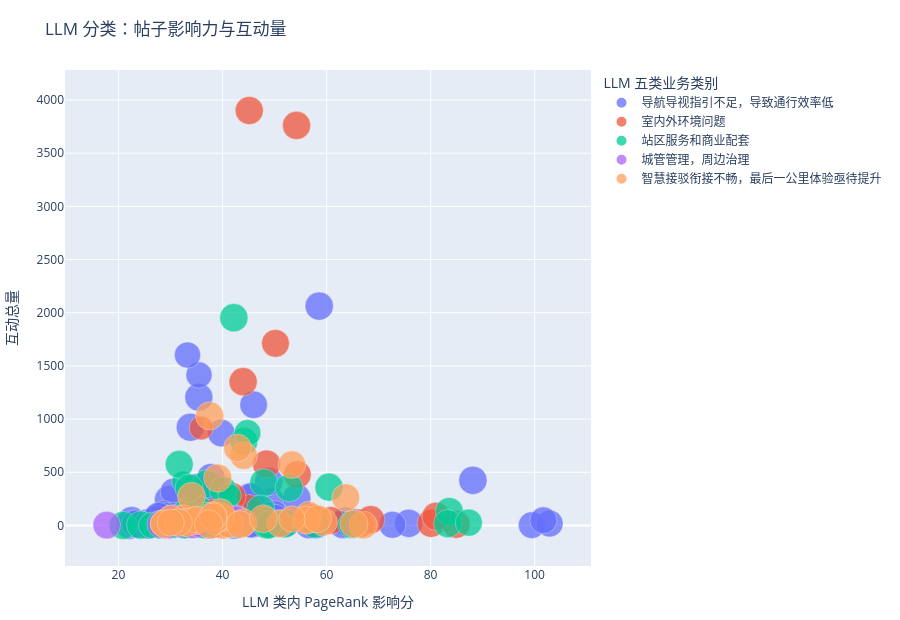

Source (notebook cell):
### Code cell
# LLM 分类帖子级影响力图：每个点是一条帖子。
llm_post_df = result_df.copy()
llm_post_df["文本预览"] = llm_post_df["source_content"].fillna(llm_post_df["content"]).map(lambda text: clean_preview(text, max_chars=90))
llm_post_df["风险气泡"] = llm_post_df["矛盾风险度"].clip(lower=1)

fig_llm_posts = px.scatter(
    llm_post_df,
    x="llm_impact_score",
    y="互动总量",
    color="llm_category_label",
    size="风险气泡",
    hover_data={
        "station": True,
        "llm_category_label": True,
        "llm_impact_score": ":.2f",
        "llm_network_centrality": ":.1f",
        "矛盾风险度": ":.1f",
        "文本预览": True,
        "风险气泡": False,
    },
    title="LLM 分类：帖子影响力与互动量",
    labels={"llm_impact_score": "LLM 类内 PageRank 影响分", "llm_category_label": "LLM 五类业务类别"},
)
fig_llm_posts.update_traces(marker={"opacity": 0.75, "line": {"width": 0.4, "color": "white"}})
fig_llm_posts.update_layout(height=620, margin={"l": 60, "r": 260, "t": 70, "b": 50}, legend_title_text="LLM 五类业务类别")
fig_llm_posts.show()

llm_posts_path = RESULT_PATH.with_name("llm_business_category_post_influence.html")
fig_llm_posts.write_html(llm_posts_path, include_plotlyjs=True)

llm_top_posts = llm_post_df.sort_values("llm_impact_score", ascending=False).head(30)
llm_top_posts[["id", "station", "llm_category_label", "llm_impact_score", "llm_network_centrality", "互动总量", "矛盾风险度", "文本预览"]].to_csv(
    RESULT_PATH.with_name("llm_top_influence_posts.csv"), index=False, encoding="utf-8-sig"
)
# display(llm_top_posts[["id", "station", "llm_category_label", "llm_impact_score", "llm_network_centrality", "互动总量", "矛盾风险度", "文本预览"]])
print(f"LLM 帖子影响力图已保存到：{llm_posts_path.resolve()}")

### Figure 1 — Plotly figure (JSON) as saved in the notebook; plotly's stock layout.template omitted (floating-point values rounded to 4 significant figures; data arrays with more than 128 entries replaced by an {"elided": "..."} marker saying what was removed)
{"data": [{"customdata": {"elided": "90x6 mixed values"}, "hovertemplate": "LLM 五类业务类别=%{customdata[1]}<br>LLM 类内 PageRank 影响分=%{x:.2f}<br>互动总量=%{y}<br>station=%{customdata[0]}<br>llm_network_centrality=%{customdata[2]:.1f}<br>矛盾风险度=%{customdata[3]:.1f}<br>文本预览=%{customdata[4]}<extra></extra>", "legendgroup": "导航导视指引不足，导致通行效率低", "marker": {"color": "#636efa", "line": {"color": "white", "width": 0.4}, "opacity": 0.75, "size": [99.0, 100.0, 98.84, 100.0, 92.84, 99.76, 99.0, 99.0, 93.85, 100.0, 90.2, 99.0, 100.0, 98.54, 98.52, 89.21, 100.0, 99.16, 100.0, 100.0, 99.11, 99.0, 98.47, 100.0, 99.94, 94.0, 99.89, 96.78, 90.03, 86.0, 100.0, 90.8, 100.0, 99.82, 95.19, 100.0, 96.84, 98.7, 90.63, 86.0, 99.69, 97.09, 100.0, 86.0, 99.4, 92.0, 97.27, 100.0, 99.48, 96.0, 86.0, 96.45, 99.72, 99.76, 91.69, 99.98, 94.47, 86.0, 99.6, 95.72, 91.67, 97.01, 100.0, 99.91, 99.59, 96.45, 95.61, 99.89, 100.0, 95.08, 90.18, 99.94, 99.29, 100.0, 94.49, 100.0, 99.65, 86.0, 92.97, 95.57, 86.0, 99.15, 99.06, 97.34, 100.0, 86.0, 100.0, 100.0, 98.51, 99.0], "sizemode": "area", "sizeref": 0.25, "symbol": "circle"}, "mode": "markers", "name": "导航导视指引不足，导致通行效率低", "orientation": "v", "showlegend": true, "type": "scatter", "x": [33.82, 28.32, 49.31, 65.3, 40.75, 22.19, 33.81, 30.32, 50.01, 32.34, 29.38, 32.89, 48.85, 35.44, 31.01, 37.78, 36.44, 50.04, 48.91, 27.05, 42.08, 42.35, 57.96, 75.8, 58.59, 52.37, 63.65, 57.68, 99.43, 35.48, 88.12, 102.9, 23.33, 42.73, 45.98, 39.38, 35.95, 56.64, 101.7, 22.41, 63.1, 45.21, 29.63, 47.34, 27.94, 43.56, 45.66, 22.53, 29.21, 30.29, 33.27, 34.81, 36.96, 33.92, 72.65, 23.16, 41.76, 30.55, 23.36, 25.66, 34.32, 37.77, 28.67, 25.89, 45.62, 50.54, 35.64, 34.44, 54.27, 39.77, 36.6, 46.61, 29.46, 29.78, 36.6, 37.91, 30.81, 32.69, 51.74, 33.98, 34.97, 25.66, 33.33, 34.96, 27.15, 55.92, 46.13, 45.37, 29.02, 27.71], "xaxis": "x", "y": [19.0, 55.0, 224.0, 27.0, 26.0, 1.0, 923.0, 19.0, 104.0, 47.0, 13.0, 58.0, 89.0, 1205.0, 14.0, 313.0, 287.0, 67.0, 413.0, 15.0, 2.0, 7.0, 6.0, 20.0, 2062.0, 26.0, 40.0, 16.0, 3.0, 1415.0, 424.0, 18.0, 17.0, 32.0, 1135.0, 128.0, 19.0, 6.0, 48.0, 5.0, 9.0, 267.0, 243.0, 17.0, 16.0, 73.0, 13.0, 45.0, 65.0, 17.0, 1602.0, 355.0, 9.0, 57.0, 6.0, 14.0, 40.0, 321.0, 14.0, 26.0, 132.0, 452.0, 103.0, 7.0, 268.0, 20.0, 133.0, 34.0, 257.0, 868.0, 33.0, 62.0, 85.0, 17.0, 32.0, 375.0, 86.0, 1.0, 16.0, 54.0, 2.0, 4.0, 59.0, 38.0, 54.0, 66.0, 107.0, 18.0, 16.0, 86.0], "yaxis": "y"}, {"customdata": {"elided": "45x6 mixed values"}, "hovertemplate": "LLM 五类业务类别=%{customdata[1]}<br>LLM 类内 PageRank 影响分=%{x:.2f}<br>互动总量=%{y}<br>station=%{customdata[0]}<br>llm_network_centrality=%{customdata[2]:.1f}<br>矛盾风险度=%{customdata[3]:.1f}<br>文本预览=%{customdata[4]}<extra></extra>", "legendgroup": "室内外环境问题", "marker": {"color": "#EF553B", "line": {"color": "white", "width": 0.4}, "opacity": 0.75, "size": [98.68, 88.83, 96.7, 87.87, 99.53, 96.94, 99.87, 99.95, 96.65, 96.58, 100.0, 98.11, 100.0, 100.0, 98.75, 99.79, 99.88, 99.67, 99.46, 94.64, 98.33, 88.68, 80.0, 99.95, 91.5, 72.0, 99.21, 100.0, 99.28, 99.94, 99.62, 99.72, 99.75, 99.93, 93.06, 93.23, 99.84, 94.0, 91.07, 99.92, 94.0, 98.91, 100.0, 96.0, 100.0], "sizemode": "area", "sizeref": 0.25, "symbol": "circle"}, "mode": "markers", "name": "室内外环境问题", "orientation": "v", "showlegend": true, "type": "scatter", "x": [48.27, 38.49, 42.76, 39.25, 80.1, 54.37, 31.0, 42.18, 50.18, 40.07, 41.36, 84.9, 43.96, 32.74, 42.87, 66.47, 37.56, 32.56, 40.45, 31.23, 45.11, 50.56, 29.97, 68.48, 36.58, 35.9, 54.23, 48.48, 33.25, 41.43, 42.25, 29.81, 34.52, 57.15, 29.51, 33.79, 29.34, 29.09, 38.48, 33.03, 30.89, 45.14, 41.79, 60.84, 81.06], "xaxis": "x", "y": [24.0, 7.0, 36.0, 54.0, 20.0, 478.0, 29.0, 25.0, 1712.0, 35.0, 256.0, 10.0, 1352.0, 14.0, 63.0, 21.0, 7.0, 52.0, 29.0, 23.0, 159.0, 15.0, 11.0, 54.0, 33.0, 917.0, 3761.0, 577.0, 37.0, 81.0, 74.0, 9.0, 36.0, 69.0, 16.0, 13.0, 9.0, 9.0, 127.0, 115.0, 17.0, 3901.0, 271.0, 47.0, 86.0], "yaxis": "y"}, {"customdata": {"elided": "53x6 mixed values"}, "hovertemplate": "LLM 五类业务类别=%{customdata[1]}<br>LLM 类内 PageRank 影响分=%{x:.2f}<br>互动总量=%{y}<br>station=%{customdata[0]}<br>llm_network_centrality=%{customdata[2]:.1f}<br>矛盾风险度=%{customdata[3]:.1f}<br>文本预览=%{customdata[4]}<extra></extra>", "legendgroup": "站区服务和商业配套", "marker": {"color": "#00cc96", "line": {"color": "white", "width": 0.4}, "opacity": 0.75, "size": [93.15, 99.95, 96.24, 98.48, 99.69, 99.26, 95.33, 86.65, 98.64, 99.96, 97.87, 99.53, 98.38, 99.55, 89.53, 89.16, 99.8, 98.9, 99.53, 99.42, 99.65, 92.05, 98.46, 99.69, 99.4, 98.25, 99.13, 60.0, 60.0, 99.82, 98.12, 94.62, 99.93, 99.64, 99.59, 99.94, 99.93, 99.91, 99.8, 97.74, 99.91, 99.97, 99.74, 99.7, 99.17, 99.91, 91.05, 68.0, 85.64, 88.31, 99.6, 98.19, 99.36], "sizemode": "area", "sizeref": 0.25, "symbol": "circle"}, "mode": "markers", "name": "站区服务和商业配套", "orientation": "v", "showlegend": true, "type": "scatter", "x": [37.17, 37.01, 41.38, 83.59, 83.28, 27.81, 34.92, 41.94, 33.0, 41.32, 44.11, 35.98, 48.41, 42.86, 44.81, 36.01, 41.01, 47.92, 48.51, 20.93, 30.47, 87.34, 57.77, 41.66, 35.86, 52.8, 41.53, 40.85, 32.34, 37.28, 31.68, 40.09, 32.65, 41.04, 34.36, 64.88, 47.32, 35.33, 48.31, 39.25, 42.18, 52.01, 24.26, 48.86, 60.46, 36.58, 32.13, 41.37, 26.34, 34.92, 33.57, 32.39, 32.43], "xaxis": "x", "y": [19.0, 392.0, 81.0, 131.0, 17.0, 5.0, 30.0, 10.0, 119.0, 37.0, 791.0, 32.0, 24.0, 48.0, 870.0, 3.0, 19.0, 401.0, 4.0, 0.0, 12.0, 26.0, 12.0, 17.0, 62.0, 354.0, 66.0, 193.0, 410.0, 82.0, 574.0, 334.0, 7.0, 31.0, 27.0, 9.0, 154.0, 150.0, 44.0, 64.0, 1953.0, 15.0, 4.0, 9.0, 360.0, 85.0, 51.0, 282.0, 1.0, 46.0, 351.0, 66.0, 40.0], "yaxis": "y"}, {"customdata": [["beijing", "城管管理，周边治理", 49.79, 89.32, "在北京站打车，司机师傅说从北京站进京的都是农民工[失望R]#北京[话题]# #北京出租车[话题]# #农民工[话题]#", 89.32], ["beizhan", "城管管理，周边治理", 32.07, 100, "日常的出行基本都是北京站、南站、西站，40年了，头一次在北京北站坐车，从交通到感受简单分享一下。 1-交通（家-火车站）：地铁或者打车都可以，打车就到北站东边即停即走，到北站门口前...", 100], ["daxingjichang", "城管管理，周边治理", 0.42, 95.16, "家人们知道大兴机场这个贴条是什么东西吗，是机场的人贴的吗#求助万能网友[话题]# #停车[话题]# #大兴机场[话题]##在线求助[话题]# #电动车[话题]#", 95.16], ["fengtai", "城管管理，周边治理", 8.02, 99.94, "#北京丰台[话题]# #丰台火车站[话题]# 今天去出差，就把小电驴停到了车站旁边，大家都停那，也没有告示不让停。结果回来的时候就被贴了条，贴在了所有车的屏幕上，抠都抠不下来，纯纯...", 99.94], ["nanzhan", "城管管理，周边治理", 64.14, 98.72, "逃票尾随，能把有票的推一跟头，还理直气壮！！！有人管没人管了[笑哭R]", 98.72], ["nanzhan", "城管管理，周边治理", 21.52, 100, "北京南站地铁站台，人好多呀，已经乱成“一锅稠粥”了。实在来不及拍照上图。", 100], ["tongzhou", "城管管理，周边治理", 21.1, 87.12, "亚洲最大地下交通枢纽北京通州站运营首日 想吐槽一点，今日首发当天上午现场发纪念卡片，然而没有限制每人一张，导致很多特地前来的人没有拿到。你们猜猜大部分卡片都让哪些人拿走了？ 就是周...", 87.12], ["xizhan", "城管管理，周边治理", 37.55, 100, "怎么这么堵[泪崩R][泪崩R][泪崩R]打车预计一个小时路程，我提前一小时出发以防万一，真给我防到了[泪崩R]要是没提前出发现在就要改签了[呃R]为啥这么堵啊之前没这么堵过[泪崩R...", 100], ["xizhan", "城管管理，周边治理", 56.96, 97.5, "网约车上车点停着一群出租车？？？我请问呢不去出租车上车点停在这里干什么，都没有人管。而且有乘客问走不走，出租车这不去那不去的拒载，还要一直停在网约车上车点。地面上写着这么多大字网约...", 97.5], ["xizhan", "城管管理，周边治理", 64.56, 99.87, "1月22日晚六点四十从北京西站出租车调度站坐上出租车，前往南苑，上车后发现司机口音难懂，和监督证上的人像也对不上，明显是外地司机无北京户籍、无资格证，采用违法挂靠方式代开巡回出租车...", 99.87], ["xizhan", "城管管理，周边治理", 11.39, 100, "真的被北京个别司机寒透心了！😭 家里人生病，我妈凌晨三点多赶火车去北京，本来计划好的行程被火车晚点打乱，在火车站等待一个小时才出发，下车后慌慌张张从北京西站赶去解放军第八医学中心（...", 100], ["xizhan", "城管管理，周边治理", 17.72, 98.22, "5.1晚上北京西站，好奇这个哪个明星呀？", 98.22]], "hovertemplate": "LLM 五类业务类别=%{customdata[1]}<br>LLM 类内 PageRank 影响分=%{x:.2f}<br>互动总量=%{y}<br>station=%{customdata[0]}<br>llm_network_centrality=%{customdata[2]:.1f}<br>矛盾风险度=%{customdata[3]:.1f}<br>文本预览=%{customdata[4]}<extra></extra>", "legendgroup": "城管管理，周边治理", "marker": {"color": "#ab63fa", "line": {"color": "white", "width": 0.4}, "opacity": 0.75, "size": [89.32, 100.0, 95.16, 99.94, 98.72, 100.0, 87.12, 100.0, 97.5, 99.87, 100.0, 98.22], "sizemode": "area", "sizeref": 0.25, "symbol": "circle"}, "mode": "markers", "name": "城管管理，周边治理", "orientation": "v", "showlegend": true, "type": "scatter", "x": [38.96, 34.19, 17.74, 28.22, 42.43, 31.99, 31.85, 35.41, 41.15, 42.54, 29.33, 30.57], "xaxis": "x", "y": [65.0, 10.0, 3.0, 12.0, 60.0, 57.0, 12.0, 21.0, 16.0, 47.0, 9.0, 66.0], "yaxis": "y"}, {"customdata": {"elided": "37x6 mixed values"}, "hovertemplate": "LLM 五类业务类别=%{customdata[1]}<br>LLM 类内 PageRank 影响分=%{x:.2f}<br>互动总量=%{y}<br>station=%{customdata[0]}<br>llm_network_centrality=%{customdata[2]:.1f}<br>矛盾风险度=%{customdata[3]:.1f}<br>文本预览=%{customdata[4]}<extra></extra>", "legendgroup": "智慧接驳衔接不畅，最后一公里体验亟待提升", "marker": {"color": "#FFA15A", "line": {"color": "white", "width": 0.4}, "opacity": 0.75, "size": [95.34, 96.91, 96.96, 100.0, 99.96, 98.34, 99.18, 99.96, 92.46, 85.77, 98.9, 96.0, 96.0, 99.79, 82.0, 99.58, 97.46, 99.03, 100.0, 85.96, 99.68, 93.45, 96.0, 100.0, 99.9, 99.33, 100.0, 89.13, 96.64, 95.98, 96.69, 99.51, 99.25, 88.2, 100.0, 100.0, 91.83], "sizemode": "area", "sizeref": 0.25, "symbol": "circle"}, "mode": "markers", "name": "智慧接驳衔接不畅，最后一公里体验亟待提升", "orientation": "v", "showlegend": true, "type": "scatter", "x": [44.07, 32.46, 42.88, 43.9, 40.06, 41.23, 34.04, 39.07, 56.38, 39.73, 59.38, 53.34, 39.71, 30.06, 28.54, 39.59, 63.68, 38.37, 34.51, 56.59, 56.03, 51.11, 58.29, 37.53, 33.11, 38.1, 28.81, 35.02, 38.21, 31.54, 43.41, 67.03, 47.86, 53.35, 37.34, 65.25, 30.05], "xaxis": "x", "y": [656.0, 63.0, 729.0, 25.0, 3.0, 15.0, 274.0, 445.0, 51.0, 63.0, 31.0, 571.0, 84.0, 59.0, 18.0, 120.0, 261.0, 44.0, 41.0, 105.0, 50.0, 16.0, 61.0, 1030.0, 27.0, 91.0, 15.0, 55.0, 82.0, 28.0, 9.0, 4.0, 62.0, 60.0, 14.0, 15.0, 27.0], "yaxis": "y"}], "layout": {"height": 620, "legend": {"itemsizing": "constant", "title": {"text": "LLM 五类业务类别"}, "tracegroupgap": 0}, "margin": {"b": 50, "l": 60, "r": 260, "t": 70}, "title": {"text": "LLM 分类：帖子影响力与互动量"}, "xaxis": {"anchor": "y", "domain": [0, 1], "title": {"text": "LLM 类内 PageRank 影响分"}}, "yaxis": {"anchor": "x", "domain": [0, 1], "title": {"text": "互动总量"}}}}
